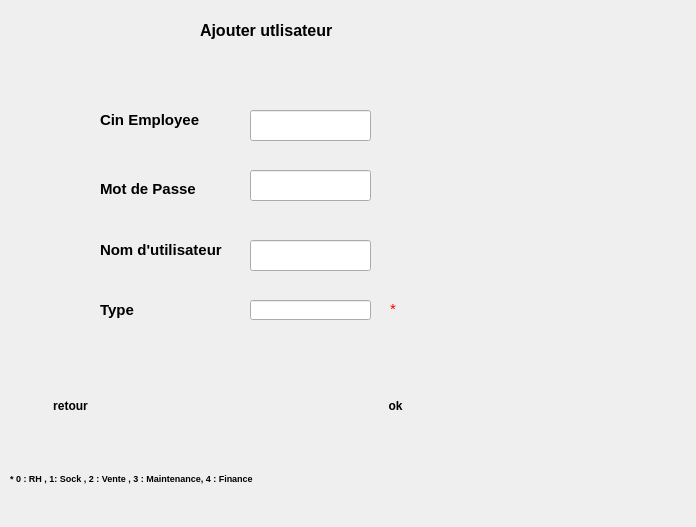
<?xml version="1.0" encoding="UTF-8"?>
<ui version="4.0">
 <class>utilisateurs</class>
 <widget class="QDialog" name="utilisateurs">
  <property name="geometry">
   <rect>
    <x>0</x>
    <y>0</y>
    <width>696</width>
    <height>527</height>
   </rect>
  </property>
  <property name="windowTitle">
   <string>Dialog</string>
  </property>
  <widget class="QLabel" name="label">
   <property name="geometry">
    <rect>
     <x>-90</x>
     <y>-20</y>
     <width>791</width>
     <height>561</height>
    </rect>
   </property>
   <property name="text">
    <string/>
   </property>
   <property name="pixmap">
    <pixmap resource="Images.qrc">:/Arriere/images/1552877_10202858008319675_680574188_n.jpg</pixmap>
   </property>
  </widget>
  <widget class="QLineEdit" name="mpLE">
   <property name="geometry">
    <rect>
     <x>250</x>
     <y>170</y>
     <width>121</width>
     <height>31</height>
    </rect>
   </property>
   <property name="font">
    <font>
     <weight>75</weight>
     <bold>true</bold>
    </font>
   </property>
  </widget>
  <widget class="QPushButton" name="retourRP">
   <property name="geometry">
    <rect>
     <x>30</x>
     <y>390</y>
     <width>81</width>
     <height>31</height>
    </rect>
   </property>
   <property name="font">
    <font>
     <weight>75</weight>
     <bold>true</bold>
    </font>
   </property>
   <property name="text">
    <string>retour</string>
   </property>
   <property name="icon">
    <iconset resource="Images.qrc">
     <normaloff>:/icon/Icon/28.png</normaloff>:/icon/Icon/28.png</iconset>
   </property>
   <property name="iconSize">
    <size>
     <width>25</width>
     <height>25</height>
    </size>
   </property>
   <property name="flat">
    <bool>true</bool>
   </property>
  </widget>
  <widget class="QLabel" name="NOMa">
   <property name="geometry">
    <rect>
     <x>100</x>
     <y>180</y>
     <width>101</width>
     <height>16</height>
    </rect>
   </property>
   <property name="font">
    <font>
     <weight>75</weight>
     <bold>true</bold>
    </font>
   </property>
   <property name="text">
    <string>&lt;!DOCTYPE HTML PUBLIC &quot;-//W3C//DTD HTML 4.0//EN&quot; &quot;http://www.w3.org/TR/REC-html40/strict.dtd&quot;&gt;
&lt;html&gt;&lt;head&gt;&lt;meta name=&quot;qrichtext&quot; content=&quot;1&quot; /&gt;&lt;style type=&quot;text/css&quot;&gt;
p, li { white-space: pre-wrap; }
&lt;/style&gt;&lt;/head&gt;&lt;body style=&quot; font-family:'MS Shell Dlg 2'; font-size:8.25pt; font-weight:400; font-style:normal;&quot;&gt;
&lt;p style=&quot; margin-top:0px; margin-bottom:0px; margin-left:0px; margin-right:0px; -qt-block-indent:0; text-indent:0px;&quot;&gt;&lt;span style=&quot; font-size:11pt; font-weight:600;&quot;&gt;Mot de Passe&lt;/span&gt;&lt;/p&gt;&lt;/body&gt;&lt;/html&gt;</string>
   </property>
  </widget>
  <widget class="QLabel" name="ajouterPerso">
   <property name="geometry">
    <rect>
     <x>200</x>
     <y>20</y>
     <width>191</width>
     <height>20</height>
    </rect>
   </property>
   <property name="font">
    <font>
     <pointsize>12</pointsize>
     <weight>75</weight>
     <bold>true</bold>
    </font>
   </property>
   <property name="text">
    <string>Ajouter utlisateur</string>
   </property>
  </widget>
  <widget class="QLineEdit" name="nomLE">
   <property name="geometry">
    <rect>
     <x>250</x>
     <y>240</y>
     <width>121</width>
     <height>31</height>
    </rect>
   </property>
   <property name="font">
    <font>
     <weight>75</weight>
     <bold>true</bold>
    </font>
   </property>
  </widget>
  <widget class="QPushButton" name="OKa">
   <property name="geometry">
    <rect>
     <x>350</x>
     <y>390</y>
     <width>91</width>
     <height>31</height>
    </rect>
   </property>
   <property name="font">
    <font>
     <weight>75</weight>
     <bold>true</bold>
    </font>
   </property>
   <property name="text">
    <string>ok</string>
   </property>
   <property name="icon">
    <iconset resource="Images.qrc">
     <normaloff>:/icon/Icon/ok.ico</normaloff>:/icon/Icon/ok.ico</iconset>
   </property>
   <property name="iconSize">
    <size>
     <width>35</width>
     <height>35</height>
    </size>
   </property>
   <property name="flat">
    <bool>true</bool>
   </property>
  </widget>
  <widget class="QLabel" name="PRENOMa">
   <property name="geometry">
    <rect>
     <x>100</x>
     <y>240</y>
     <width>141</width>
     <height>20</height>
    </rect>
   </property>
   <property name="font">
    <font>
     <weight>75</weight>
     <bold>true</bold>
    </font>
   </property>
   <property name="text">
    <string>&lt;!DOCTYPE HTML PUBLIC &quot;-//W3C//DTD HTML 4.0//EN&quot; &quot;http://www.w3.org/TR/REC-html40/strict.dtd&quot;&gt;
&lt;html&gt;&lt;head&gt;&lt;meta name=&quot;qrichtext&quot; content=&quot;1&quot; /&gt;&lt;style type=&quot;text/css&quot;&gt;
p, li { white-space: pre-wrap; }
&lt;/style&gt;&lt;/head&gt;&lt;body style=&quot; font-family:'MS Shell Dlg 2'; font-size:8.25pt; font-weight:400; font-style:normal;&quot;&gt;
&lt;p style=&quot; margin-top:0px; margin-bottom:0px; margin-left:0px; margin-right:0px; -qt-block-indent:0; text-indent:0px;&quot;&gt;&lt;span style=&quot; font-size:11pt; font-weight:600;&quot;&gt;Nom d'utilisateur&lt;/span&gt;&lt;/p&gt;&lt;/body&gt;&lt;/html&gt;</string>
   </property>
  </widget>
  <widget class="QLineEdit" name="CINLE">
   <property name="geometry">
    <rect>
     <x>250</x>
     <y>110</y>
     <width>121</width>
     <height>31</height>
    </rect>
   </property>
   <property name="font">
    <font>
     <weight>75</weight>
     <bold>true</bold>
    </font>
   </property>
  </widget>
  <widget class="QLabel" name="CINa">
   <property name="geometry">
    <rect>
     <x>100</x>
     <y>110</y>
     <width>111</width>
     <height>20</height>
    </rect>
   </property>
   <property name="font">
    <font>
     <weight>75</weight>
     <bold>true</bold>
    </font>
   </property>
   <property name="text">
    <string>&lt;!DOCTYPE HTML PUBLIC &quot;-//W3C//DTD HTML 4.0//EN&quot; &quot;http://www.w3.org/TR/REC-html40/strict.dtd&quot;&gt;
&lt;html&gt;&lt;head&gt;&lt;meta name=&quot;qrichtext&quot; content=&quot;1&quot; /&gt;&lt;style type=&quot;text/css&quot;&gt;
p, li { white-space: pre-wrap; }
&lt;/style&gt;&lt;/head&gt;&lt;body style=&quot; font-family:'MS Shell Dlg 2'; font-size:8.25pt; font-weight:400; font-style:normal;&quot;&gt;
&lt;p style=&quot; margin-top:0px; margin-bottom:0px; margin-left:0px; margin-right:0px; -qt-block-indent:0; text-indent:0px;&quot;&gt;&lt;span style=&quot; font-size:11pt; font-weight:600;&quot;&gt;Cin Employee&lt;/span&gt;&lt;/p&gt;&lt;/body&gt;&lt;/html&gt;</string>
   </property>
  </widget>
  <widget class="QLabel" name="label_2">
   <property name="geometry">
    <rect>
     <x>100</x>
     <y>300</y>
     <width>71</width>
     <height>20</height>
    </rect>
   </property>
   <property name="font">
    <font>
     <weight>75</weight>
     <bold>true</bold>
    </font>
   </property>
   <property name="text">
    <string>&lt;!DOCTYPE HTML PUBLIC &quot;-//W3C//DTD HTML 4.0//EN&quot; &quot;http://www.w3.org/TR/REC-html40/strict.dtd&quot;&gt;
&lt;html&gt;&lt;head&gt;&lt;meta name=&quot;qrichtext&quot; content=&quot;1&quot; /&gt;&lt;style type=&quot;text/css&quot;&gt;
p, li { white-space: pre-wrap; }
&lt;/style&gt;&lt;/head&gt;&lt;body style=&quot; font-family:'MS Shell Dlg 2'; font-size:8.25pt; font-weight:400; font-style:normal;&quot;&gt;
&lt;p style=&quot; margin-top:0px; margin-bottom:0px; margin-left:0px; margin-right:0px; -qt-block-indent:0; text-indent:0px;&quot;&gt;&lt;span style=&quot; font-size:11pt; font-weight:600;&quot;&gt;Type&lt;/span&gt;&lt;/p&gt;&lt;/body&gt;&lt;/html&gt;</string>
   </property>
  </widget>
  <widget class="QLineEdit" name="typLE">
   <property name="geometry">
    <rect>
     <x>250</x>
     <y>300</y>
     <width>121</width>
     <height>20</height>
    </rect>
   </property>
  </widget>
  <widget class="QLabel" name="label_3">
   <property name="geometry">
    <rect>
     <x>390</x>
     <y>300</y>
     <width>16</width>
     <height>16</height>
    </rect>
   </property>
   <property name="font">
    <font>
     <weight>75</weight>
     <bold>true</bold>
    </font>
   </property>
   <property name="text">
    <string>&lt;!DOCTYPE HTML PUBLIC &quot;-//W3C//DTD HTML 4.0//EN&quot; &quot;http://www.w3.org/TR/REC-html40/strict.dtd&quot;&gt;
&lt;html&gt;&lt;head&gt;&lt;meta name=&quot;qrichtext&quot; content=&quot;1&quot; /&gt;&lt;style type=&quot;text/css&quot;&gt;
p, li { white-space: pre-wrap; }
&lt;/style&gt;&lt;/head&gt;&lt;body style=&quot; font-family:'MS Shell Dlg 2'; font-size:8.25pt; font-weight:600; font-style:normal;&quot;&gt;
&lt;p style=&quot; margin-top:0px; margin-bottom:0px; margin-left:0px; margin-right:0px; -qt-block-indent:0; text-indent:0px;&quot;&gt;&lt;span style=&quot; font-size:11pt; font-weight:400; color:#ff0000;&quot;&gt;*&lt;/span&gt;&lt;/p&gt;&lt;/body&gt;&lt;/html&gt;</string>
   </property>
  </widget>
  <widget class="QLabel" name="label_4">
   <property name="geometry">
    <rect>
     <x>10</x>
     <y>470</y>
     <width>301</width>
     <height>16</height>
    </rect>
   </property>
   <property name="font">
    <font>
     <pointsize>7</pointsize>
     <weight>75</weight>
     <bold>true</bold>
    </font>
   </property>
   <property name="text">
    <string>* 0 : RH , 1: Sock , 2 : Vente , 3 : Maintenance, 4 : Finance</string>
   </property>
  </widget>
  <zorder>label</zorder>
  <zorder>NOMa</zorder>
  <zorder>OKa</zorder>
  <zorder>mpLE</zorder>
  <zorder>PRENOMa</zorder>
  <zorder>retourRP</zorder>
  <zorder>CINa</zorder>
  <zorder>CINLE</zorder>
  <zorder>nomLE</zorder>
  <zorder>ajouterPerso</zorder>
  <zorder>label_2</zorder>
  <zorder>typLE</zorder>
  <zorder>label_3</zorder>
  <zorder>label_4</zorder>
 </widget>
 <resources>
  <include location="Images.qrc"/>
 </resources>
 <connections/>
</ui>
